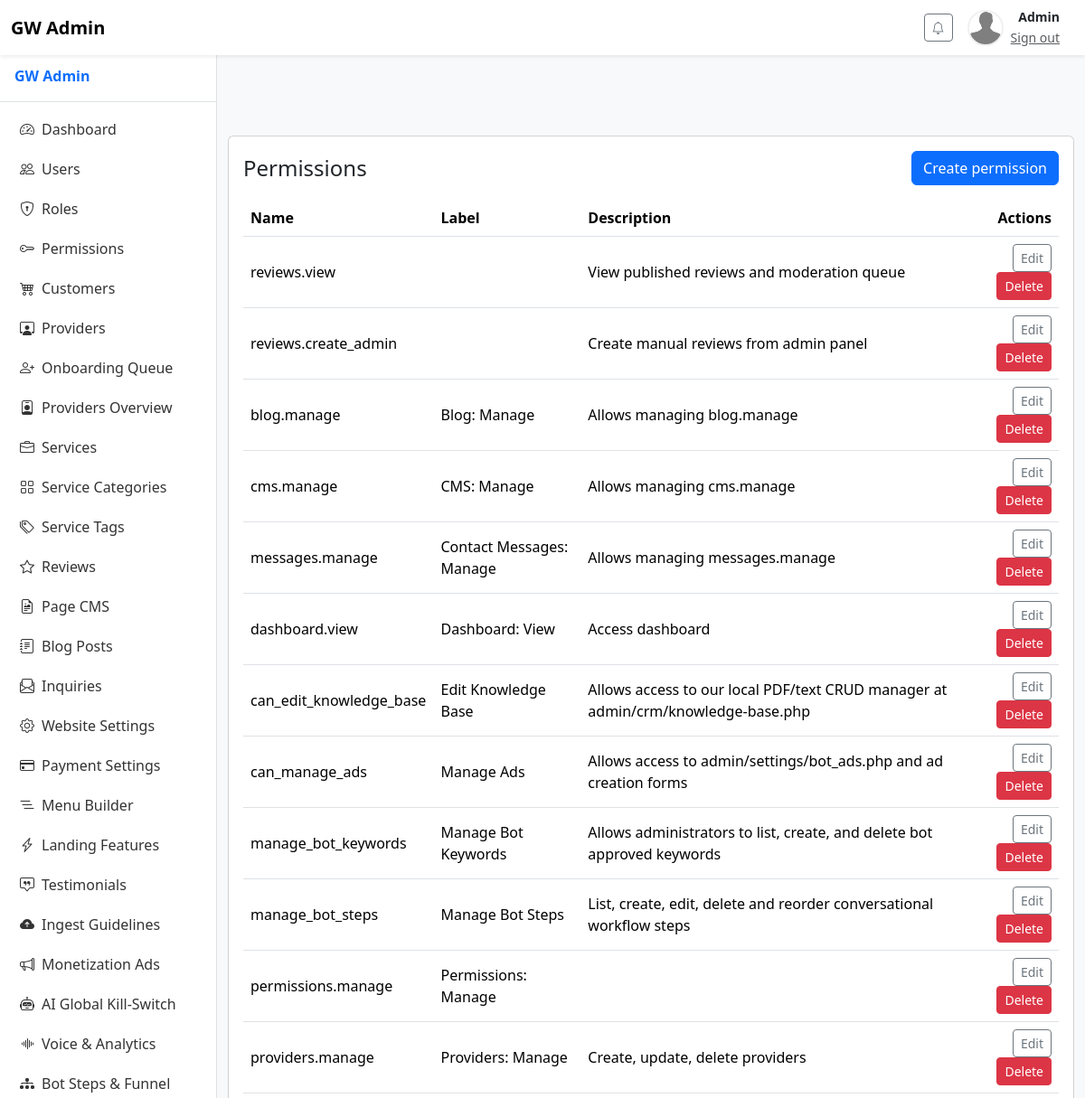
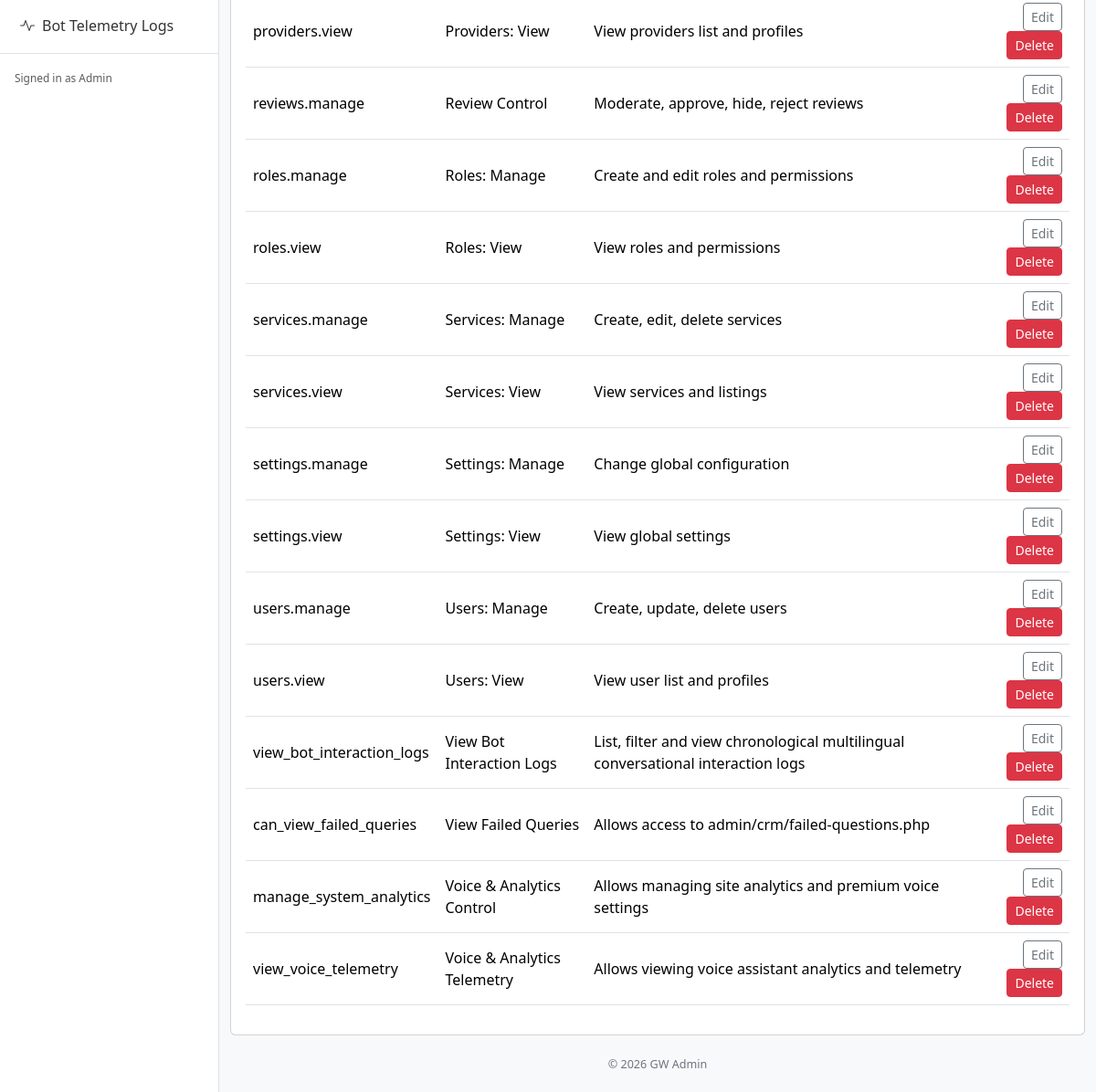
The page /admin/permissions/index.php (signed in) on the database its author committed (2 pictures, top to bottom).
### tables this page shows
CREATE TABLE `permissions` (
  `id` int(10) unsigned NOT NULL AUTO_INCREMENT,
  `uuid` char(36) NOT NULL,
  `name` varchar(150) NOT NULL,
  `label` varchar(200) NOT NULL,
  `description` text DEFAULT NULL,
  `created_at` timestamp NULL DEFAULT current_timestamp(),
  PRIMARY KEY (`id`),
  UNIQUE KEY `uuid` (`uuid`),
  UNIQUE KEY `name` (`name`)
);

### lib/auth.php (called while the page is built, shortened)
<?php
function get_client_subnet(): string {
    $ip = $_SERVER['REMOTE_ADDR'] ?? '0.0.0.0';
    if (filter_var($ip, FILTER_VALIDATE_IP, FILTER_FLAG_IPV4)) {
        $parts = explode('.', $ip);
        return $parts[0] . '.' . $parts[1] . '.' . $parts[2] . '.0';
    } elseif (filter_var($ip, FILTER_VALIDATE_IP, FILTER_FLAG_IPV6)) {
        $parts = explode(':', $ip);
        return $parts[0] . ':' . $parts[1] . ':' . $parts[2] . ':0';
    }
    return '0.0.0.0';
}
function validate_session_bindings(): bool {
    $user_agent = $_SERVER['HTTP_USER_AGENT'] ?? '';
    $subnet = get_client_subnet();
    return true;
}
function current_user(): ?array {
    $user = $_SESSION['user'];
    return $user;
}
?>

### lib/permissions.php (called while the page is built, shortened)
<?php
require_once __DIR__ . '/auth.php';
function load_user_permissions_mysqli($userId): array {
    global $mysqli;
    $perms = [];
    $uid = is_numeric($userId) ? intval($userId) : null;
    if (!$uid) {
        $res = $mysqli->query("SELECT id FROM users WHERE uuid = '" . $mysqli->real_escape_string($userId) . "' LIMIT 1");
        if ($res && $row = $res->fetch_assoc()) {
            $uid = (int)$row['id'];
        }
    }
    $roleIds = [];
    $sql = "SELECT role_id FROM user_roles WHERE user_id = $uid";
    if ($res = $mysqli->query($sql)) {
        while ($r = $res->fetch_assoc()) $roleIds[] = (int)$r['role_id'];
    }
    if (!empty($roleIds)) {
        $in = implode(',', array_map('intval', $roleIds));
        $sql = "SELECT DISTINCT p.name FROM permissions p JOIN role_permissions rp ON rp.permission_id = p.id WHERE rp.role_id IN ($in)";
        if ($res = $mysqli->query($sql)) {
            while ($r = $res->fetch_assoc()) $perms[] = $r['name'];
        }
    }
    return array_values(array_unique($perms));
}
function can(string $permission): bool {
    static $request_perms = null;
    $user = current_user();
    if ($request_perms === null) {
        $userId = $user['uuid'] ?? (int)$user['id'];
        $request_perms = load_user_permissions_mysqli($userId);
    }
    return in_array($permission, $request_perms, true);
}

### lib/middleware.php (called while the page is built, shortened)
<?php
require_once __DIR__ . '/permissions.php';
require_once __DIR__ . '/auth.php';
function require_permission_or_die(string $perm) {
    global $domain;
    if (!can($perm)) {
        http_response_code(403);
        if (!empty($_SERVER['HTTP_X_REQUESTED_WITH']) && strtolower($_SERVER['HTTP_X_REQUESTED_WITH']) === 'xmlhttprequest') {
            header('Content-Type: application/json');
            echo json_encode(['error' => 'forbidden']);
            exit;
        }
        if (current_user()) {
            die('Forbidden: You do not have permission to access this resource.');
        }
        if (is_role('provider')) {
            header('Location: '.$domain.'/vendor/index.php');
            exit;
        }
        header('Location: '.$domain.'/login.php');
        exit;
    }
}
?>

### lib/role_helpers.php (called while the page is built, shortened)
<?php
require_once __DIR__ . '/db_mysqli.php';
function permissions_all(): array {
    global $mysqli;
    $out = [];
    $sql = "SELECT * FROM permissions ORDER BY label";
    if ($res = $mysqli->query($sql)) { while ($r = $res->fetch_assoc()) $out[] = $r; $res->free(); }
    return $out;
}

### admin/permissions/index.php (the view, shortened to what this page needs)
<?php
require_once __DIR__ . '/../../lib/middleware.php';
require_permission_or_die('roles.view');
require_once __DIR__ . '/../../lib/role_helpers.php';
$perms = permissions_all();
include __DIR__ . '/../../partials/header.php';
include __DIR__ . '/../../partials/sidebar.php';
?>
<div class="card mt-4 p-3">
  <div class="d-flex justify-content-between align-items-center">
    <h4 class="mb-0">Permissions</h4>
    <?php if (can('roles.manage')): ?>
      <a href="<?php echo $domain;?>/admin/permissions/create.php" class="btn btn-primary">Create permission</a>
    <?php endif; ?>
  </div>
  <table class="table table-hover mt-3">
    <thead><tr><th>Name</th><th>Label</th><th>Description</th><th class="text-end">Actions</th></tr></thead>
    <tbody>
      <?php foreach ($perms as $p): ?>
        <tr>
          <td><?php echo htmlspecialchars($p['name'], ENT_QUOTES); ?></td>
          <td><?php echo htmlspecialchars($p['label'], ENT_QUOTES); ?></td>
          <td><?php echo htmlspecialchars($p['description'] ?? '', ENT_QUOTES); ?></td>
          <td class="text-end">
            <a href="<?php echo $domain; ?>/admin/permissions/edit.php?uuid=<?php echo htmlspecialchars($p['uuid']); ?>" class="btn btn-sm btn-outline-secondary">Edit</a>
            <?php if (can('roles.manage')): ?>
              <form method="post" action="<?php echo $domain; ?>/admin/permissions/delete.php" class="d-inline-block" onsubmit="return confirm('Delete permission?');">
                <button class="btn btn-sm btn-danger">Delete</button>
              </form>
            <?php endif; ?>
          </td>
        </tr>
      <?php endforeach; ?>
    </tbody>
  </table>
</div>
<?php include __DIR__ . '/../../partials/footer.php'; ?>

### public/assets/css/app.css (style rules this page uses)
body { padding-top: 70px; background:#f8f9fa; }
table td, table th { vertical-align: middle !important; }
body.with-sidebar { padding-left: 240px; }

### rows shown on the page
permissions: name "reviews.view", description "View published reviews and moderation queue"
permissions: name "reviews.create_admin", description "Create manual reviews from admin panel"
permissions: name "blog.manage", label "Blog: Manage", description "Allows managing blog.manage"
permissions: name "cms.manage", label "CMS: Manage", description "Allows managing cms.manage"
permissions: name "messages.manage", label "Contact Messages: Manage", description "Allows managing messages.manage"
permissions: name "dashboard.view", label "Dashboard: View", description "Access dashboard"
permissions: name "can_edit_knowledge_base", label "Edit Knowledge Base", description "Allows access to our local PDF/text CRUD manager at admin/crm/knowledge-base.php"
permissions: name "can_manage_ads", label "Manage Ads", description "Allows access to admin/settings/bot_ads.php and ad creation forms"
permissions: name "manage_bot_keywords", label "Manage Bot Keywords", description "Allows administrators to list, create, and delete bot approved keywords"
permissions: name "manage_bot_steps", label "Manage Bot Steps", description "List, create, edit, delete and reorder conversational workflow steps"
permissions: name "permissions.manage", label "Permissions: Manage"
permissions: name "providers.manage", label "Providers: Manage", description "Create, update, delete providers"
permissions: name "providers.view", label "Providers: View", description "View providers list and profiles"
permissions: name "reviews.manage", label "Review Control", description "Moderate, approve, hide, reject reviews"
permissions: name "roles.manage", label "Roles: Manage", description "Create and edit roles and permissions"
permissions: name "roles.view", label "Roles: View", description "View roles and permissions"
permissions: name "services.manage", label "Services: Manage", description "Create, edit, delete services"
permissions: name "services.view", label "Services: View", description "View services and listings"
permissions: name "settings.manage", label "Settings: Manage", description "Change global configuration"
permissions: name "settings.view", label "Settings: View", description "View global settings"
permissions: name "users.manage", label "Users: Manage", description "Create, update, delete users"
permissions: name "users.view", label "Users: View", description "View user list and profiles"
permissions: name "view_bot_interaction_logs", label "View Bot Interaction Logs", description "List, filter and view chronological multilingual conversational interaction logs"
permissions: name "can_view_failed_queries", label "View Failed Queries", description "Allows access to admin/crm/failed-questions.php"
permissions: name "manage_system_analytics", label "Voice & Analytics Control", description "Allows managing site analytics and premium voice settings"
permissions: name "view_voice_telemetry", label "Voice & Analytics Telemetry", description "Allows viewing voice assistant analytics and telemetry"

### other values the page prints
$user['name'] "Admin"
$_SESSION['user']['name'] "Admin"
